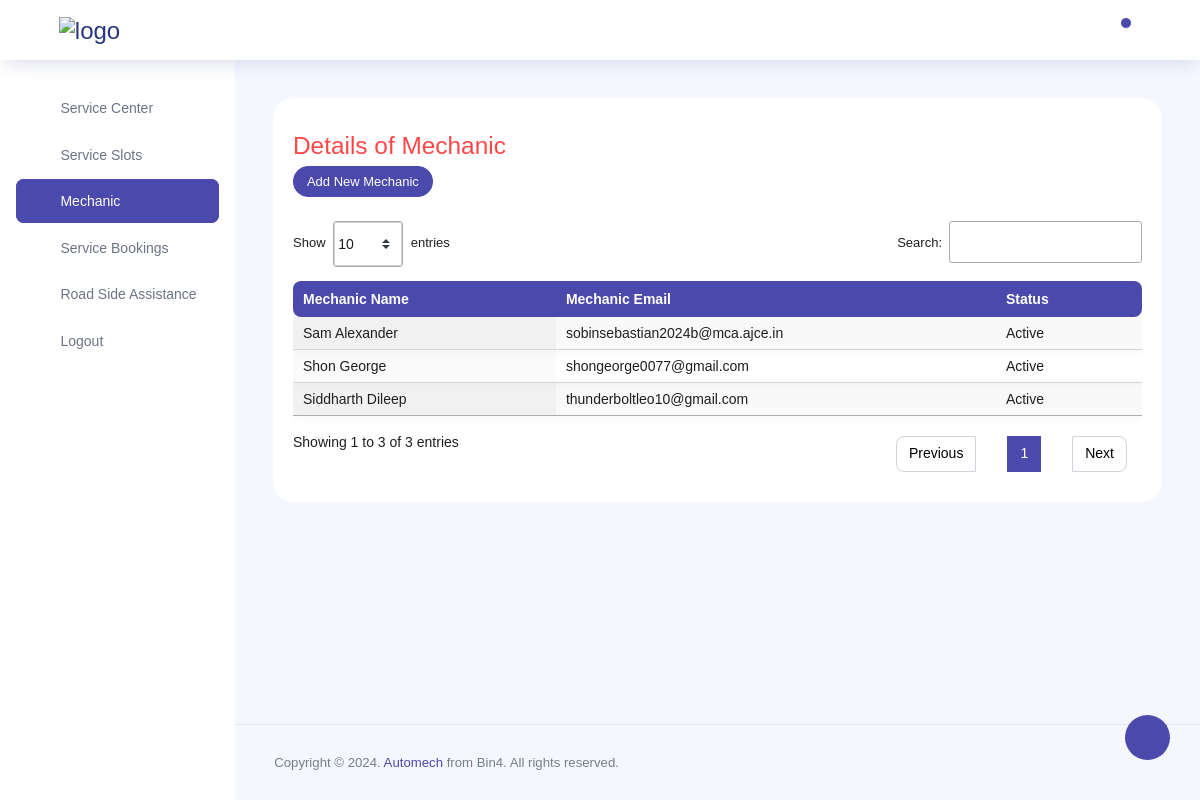
Screenshot of /manager/mechanic/ (signed in) with the database file from the repository.
### client/models.py (models this page shows, shortened)
class mechanicList(models.Model):
    mechanic = models.OneToOneField(Client, on_delete=models.CASCADE)
    service_center = models.ForeignKey(ServiceCenter, on_delete=models.CASCADE)
    def __str__(self):
        return str(self.mechanic)

class User(AbstractUser):
    email=models.EmailField(max_length=100,unique=True)
    USERNAME_FIELD='email'
    REQUIRED_FIELDS=['first_name', 'last_name']
    class Role(models.TextChoices):
        ADMIN="ADMIN",'Admin'
        MECHANIC="MECHANIC",'Mechanic'
        MANAGER="MANAGER",'Manager'
        CLIENT="CLIENT",'Client'
    slug = models.SlugField(unique=True,blank=True)
    base_role = Role.CLIENT
    role = models.CharField(max_length=50, choices=Role.choices)
    objects = CustomUserManager()

### client/manager_views.py (the view)
# urls.py: path('mechanic/',views.manager_mechanic,name="manager_mechanic"),
@manager_required
def manager_mechanic(request):
    user = request.user
    service_center_instance = ServiceCenter.objects.get(manager = user)
    if request.method == 'POST':
        form = MechanicAddFrom(request.POST)
        if form.is_valid():
            client_instance = form.save()
            mechanic_list_instance = mechanicList.objects.create(
                mechanic=client_instance,
                service_center=service_center_instance,)
            sweetify.success(request, 'New Mechanic', text= f'is successfully Added',timer=5000, persistent=False,)
            return redirect('manager_mechanic')
    else:
        form = MechanicAddFrom()
    mec_list = mechanicList.objects.filter(service_center=service_center_instance)
    context = {
        'form' : form,
        'mechanics' : mec_list,
    }
    return render(request, 'manager/manager_mechanic.html',context)

### client/forms.py (shortened to what this page needs)
class MechanicAddFrom(forms.ModelForm):
    class Meta:
        model = Mechanic
        fields = ('email','first_name', 'last_name')
        widgets = {
            'email': forms.TextInput(attrs={'placeholder': 'Enter the Email','class': 'form-control'}),
            'first_name': forms.TextInput(attrs={'placeholder': 'Enter the First Name ','class': 'form-control'}),
            'last_name': forms.TextInput(attrs={'placeholder': 'Enter the Last Name ','class': 'form-control'}),
            }

### templates/manager/manager_mechanic.html (shortened to what this page needs)
{% extends 'manager/managerbase.html' %}
{% block conhead%}
  <link rel="stylesheet" type="text/css" href="https://cdn.datatables.net/1.11.5/css/jquery.dataTables.css">
{% endblock %}
{%block content%}
{% load static %}
  <div class="row">
    <div class="col-md-12 grid-margin stretch-card">
      <div class="card">
        <div class="card-body">
          <h3 class="text-danger mt-3">Details of Mechanic </h3>
          <button type="button" class="btn btn-primary btn-sm" data-toggle="modal" data-target="#exampleModal">
            Add New Mechanic
          </button>
         {%if mechanics%}
            <div class="table-responsive mt-4">
              <table id="myDataTable" class="display expandable-table dataTable no-footer">
                <thead>
                    <tr>
                        <th>Mechanic Name</th>
                        <th> Mechanic Email</th>
                        <th> Status</th>
                    </tr>
                </thead>
                <tbody>
                  {%for mech in mechanics%}
                  <tr>
                    <td> {{mech.mechanic.get_full_name}} </td>
                    <td>{{mech}}</td>
                    <td> {% if mech.mechanic.is_active == 1 %} Active {%else%} deactivate {%endif%}</td>
                  </tr>
                  {% endfor %}
                    </tbody>
              </table>
            </div>
          {%endif%}
        </div>
      </div>
    </div>
  </div>
 {%endblock%}

### rows the page displays
mechanicList: mechanic.get_full_name "Siddharth Dileep", mechanic.email "thunderboltleo10@gmail.com", shows "Active"
mechanicList: mechanic.get_full_name "Shon George", mechanic.email "shongeorge0077@gmail.com", shows "Active"
mechanicList: mechanic.get_full_name "Sam Alexander", mechanic.email "sobinsebastian2024b@mca.ajce.in", shows "Active"
